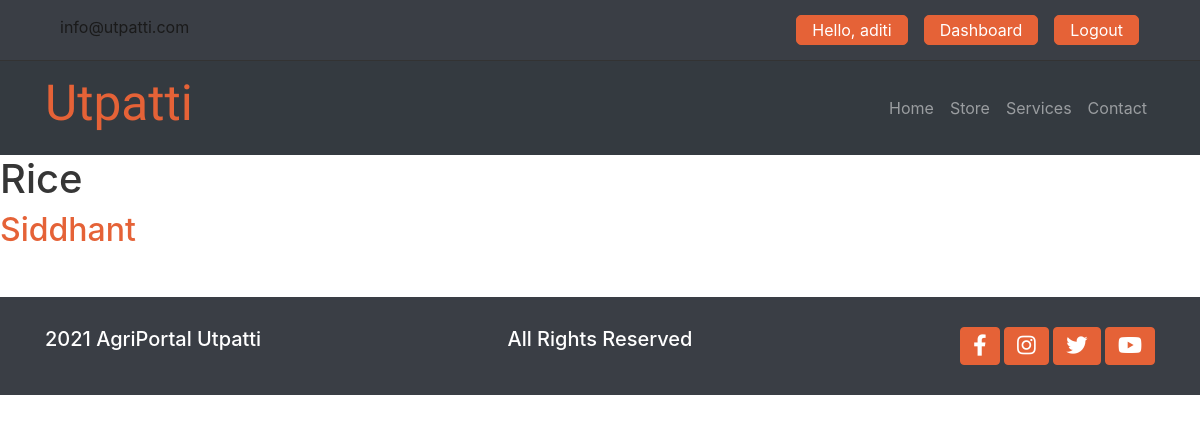
/crop/store/9 (signed in), run on the app's committed database.
### account/models.py (models this page shows, shortened)
class Account(AbstractBaseUser):
    first_name = models.CharField(max_length=50)
    last_name = models.CharField(max_length=50)
    username = models.CharField(max_length=50, unique=True)
    email = models.EmailField(max_length=100, unique=True)
    phone_number = models.CharField(max_length=50)
    profile = models.CharField(max_length=20, default="merchant")
    otp = models.CharField(max_length=10, default=0, blank=True)
    date_joined = models.DateTimeField(auto_now_add=True)
    last_login = models.DateTimeField(auto_now_add=True)
    is_admin = models.BooleanField(default=False)
    is_staff = models.BooleanField(default=False)
    is_active = models.BooleanField(default=False)
    is_superadmin = models.BooleanField(default=False)
    USERNAME_FIELD = "email"
    REQUIRED_FIELDS = ["username", "first_name", "last_name"]
    objects = MyAccountManager()

class FarmerProfile(models.Model):
    user = models.OneToOneField(Account, on_delete=models.CASCADE)
    aadhar_number = models.CharField(max_length=12, blank=True)
    phone_number = models.CharField(max_length=20, blank=True)
    address_line_1 = models.CharField(max_length=100, blank=True)
    address_line_2 = models.CharField(max_length=100, blank=True)
    image = models.ImageField(blank=True, upload_to="farmerProfile/")
    city = models.CharField(blank=True, max_length=20)
    state = models.CharField(blank=True, max_length=20)
    country = models.CharField(blank=True, max_length=20)
    dob = models.DateField(blank=True, auto_now_add=True)
    bank_account = models.CharField(max_length=20, blank=True)
    def __str__(self):
        return self.user.first_name

### crop/models.py (models this page shows, shortened)
class Crop(models.Model):
    crop_name = models.CharField(max_length=20)
    farmer = models.ForeignKey(FarmerProfile,on_delete=models.CASCADE)
    crop_desc = models.TextField()
    class Seasons(models.TextChoices):
        RABI = 'Rabi'
        KHARIF = 'Kharif'
    season = models.CharField(choices=Seasons.choices, max_length=15,default="")
    slug = models.SlugField(blank=True,max_length=255)
    stock = models.IntegerField()
    price = models.IntegerField()
    is_available = models.BooleanField()
    created_date = models.DateTimeField(auto_now_add = True)
    modified_date = models.DateTimeField(auto_now = True)

### crop/views.py (the view)
# urls.py: path('store/<int:id>', views.individual_crop , name = "individual_crop"),
def individual_crop(request , id):
    crop_info = Crop.objects.filter(id = id)
    data = {
        'crop' : crop_info
    }
    return render(request ,'crops/individual_crop.html', data)

### templates/crops/individual_crop.html (shortened to what this page needs)
{% extends 'includes/base.html' %}
{% block body %}
{% for cr in crop %}
    <h1>{{cr.crop_name}}<h1>
    <h2>{{cr.farmer}}</h2>
{% endfor %}
{% endblock body %}

### templates/includes/base.html (shortened to what this page needs)
{% load static %}
<!DOCTYPE html>
<html lang="en">
<head>
    <link rel="stylesheet" href="https://cdnjs.cloudflare.com/ajax/libs/font-awesome/5.15.1/css/all.min.css"
 />
  <link rel="stylesheet" href="https://cdnjs.cloudflare.com/ajax/libs/animate.css/4.1.1/animate.min.css" />
  <link rel="stylesheet" type="text/css" href="//cdn.jsdelivr.net/npm/slick-carousel@1.8.1/slick/slick.css" />
  <link rel="stylesheet" type="text/css" href="//cdn.jsdelivr.net/npm/slick-carousel@1.8.1/slick/slick-theme.css" />
  <link rel="stylesheet" href="https://cdn.jsdelivr.net/npm/bootstrap@4.5.3/dist/css/bootstrap.min.css"
>
  <link rel="stylesheet" href="{% static 'css/base.css'%}">
  <link rel="stylesheet" href="{% static 'css/utils.css' %}">
  <link rel="stylesheet" href="{% static 'css/style.css'%}">
  <link rel="stylesheet" href="{% static 'css/mediaquery.css'%}">
</head>
<body>
    <header class="header ">
    <div class="container">
      <div class="row ">
        <div class="col-md-6 header-info">
          <a href="mailto:info@ytubers.com" class="mr-3">info@utpatti.com</a>
        </div>
        <div class="header-buttons col-md-6 d-flex justify-content-end">
        {% if user.is_authenticated %}
          <a class="btn btn-accent mr-3">Hello, {{user.first_name}}</a>
          <a class="btn btn-accent mr-3" href="{% url 'dashboard' %}">Dashboard</a>
          <a class="btn btn-accent mr-3" href="{% url 'logout' %}">Logout</a>
        {% else %}
          <a class="btn btn-accent mr-3" href="{% url 'login' %}">Signin</a>
          <a class="btn btn-accent " href="{% url 'register' %}">SignUp</a>
        {% endif %}
        </div>
      </div>
    </div>
  </header>
    <nav class="navbar navbar-expand-lg navbar-dark bg-dark">
    <div class="container">
      <a class="navbar-brand" href="{% url 'home' %}">
        <h2>Utpatti</h2>
      </a>
      <div class="collapse navbar-collapse" id="navbarNav">
        <ul class="navbar-nav ml-auto">
          <li class="nav-item {% if '/' == request.path %}active-linki{% endif %}">
            <a class="nav-link" href="{% url 'home' %}">Home</a>
          </li>
          <li class="nav-item {% if '/store/' == request.path %}active-linki{% endif %}">
            <a class="nav-link" href="{% url 'store' %}">Store</a>
          </li>
          <li class="nav-item {% if '/services/' == request.path %}active-linki{% endif %}">
            <a class="nav-link" href="">Services</a>
          </li>
          <li class="nav-item {% if '/contact/' == request.path %}active-linki{% endif %}">
            <a class="nav-link" href="">Contact</a>
          </li>
        </ul>
      </div>
    </div>
  </nav>
    {% block body %}
    {% endblock body %}
<footer>
    <div class="bg-accent mt-5">
    <div class="container">
      <div class="row">
        <div class="col-md-4 text-lg-left text-center">
          <h5>
            2021 AgriPortal Utpatti
          </h5>
        </div>
        <div class="col-md-4 text-lg-center text-center">
          <h5>
            All Rights Reserved
          </h5>
        </div>
        <div class="col-md-4 text-lg-right text-center">
          <div>
            <button class="btn btn-accent"> <i class="fab fa-facebook-f fa-lg	"></i> </button>
            <button class="btn btn-accent"> <i class="fab fa-instagram fa-lg	"></i> </button>
            <button class="btn btn-accent"> <i class="fab fa-twitter fa-lg	"></i> </button>
            <button class="btn btn-accent"> <i class="fab fa-youtube fa-lg	"></i> </button>
          </div>
        </div>
      </div>
    </div>
  </footer>
</body>
</html>

### utpatti/static/css/base.css (style rules this page uses)
:root { --primary: #ffffff; --secondary: #3a3e45; --white: #888787; --accent: #e56237; }
body { background-color: var(--primary); color: rgb(54, 54, 54); }
a { color: rgb(26, 26, 26); }
h2, h3 { color: var(--accent); }
.btn-accent { background-color: var(--accent); color: #fff; border-color: var(--accent); outline: none; }
button { background-color: var(--accent) !important; color:white !important; }
.navbar-brand h2 { font-family: 'Cookie', cursive; font-size: 3.1rem; }

### utpatti/static/css/utils.css (style rules this page uses)
.bg-accent { color: #ffffff; background-color: var(--secondary); }

### utpatti/static/css/style.css (style rules this page uses)
.header { background-color: var(--secondary); padding: 15px 0; color: #fff; border-bottom: 1px solid #333; }
.header a { padding: 2px 15px; border-radius: 5px; }
footer .container { padding-top: 30px; padding-bottom: 30px; }

### data on the page
Account: first_name "aditi"
Crop: crop_name "Rice", farmer "Siddhant"
